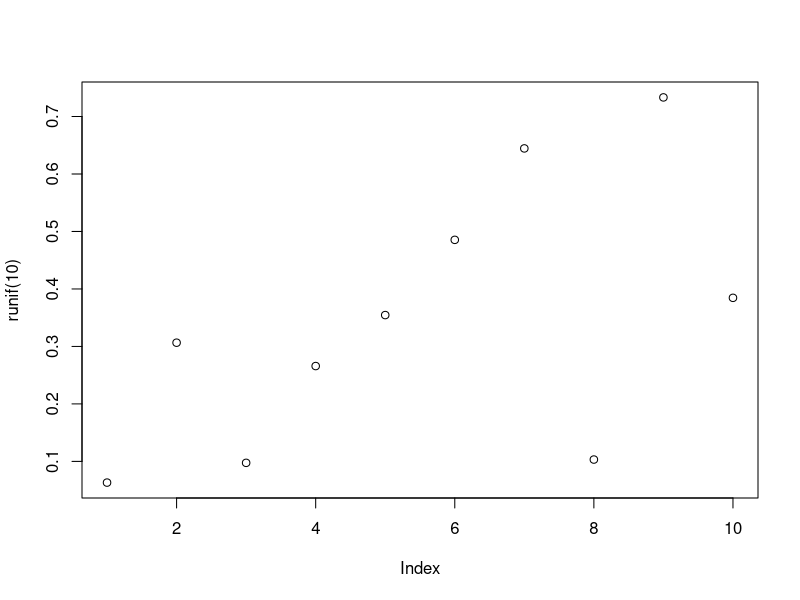

The R script that drew this image:
#' "Special" roxygen comment that will render as markdown
# Demo of R scripts
# January 26, 2017
# MWS

#New plot to show up in viewer
plot(runif(10))

# Show some data in the console
z <- rnorm(n=3, mean=10, sd=2)
print(z)
